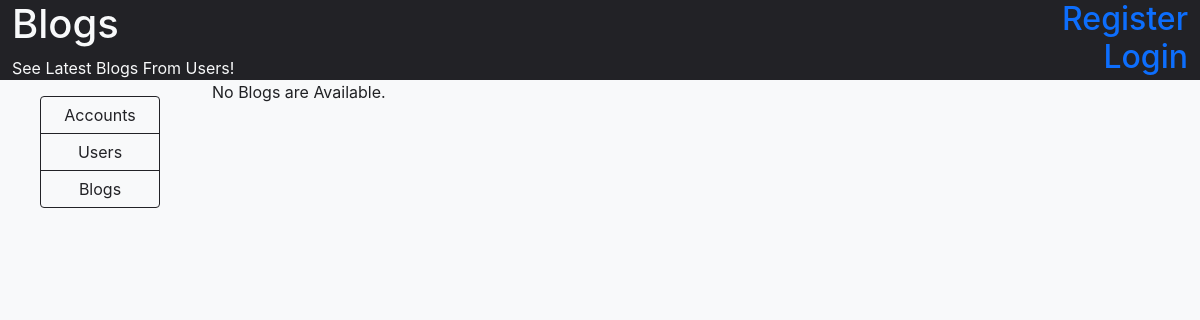
Page /blogs/ on the earlier database version.
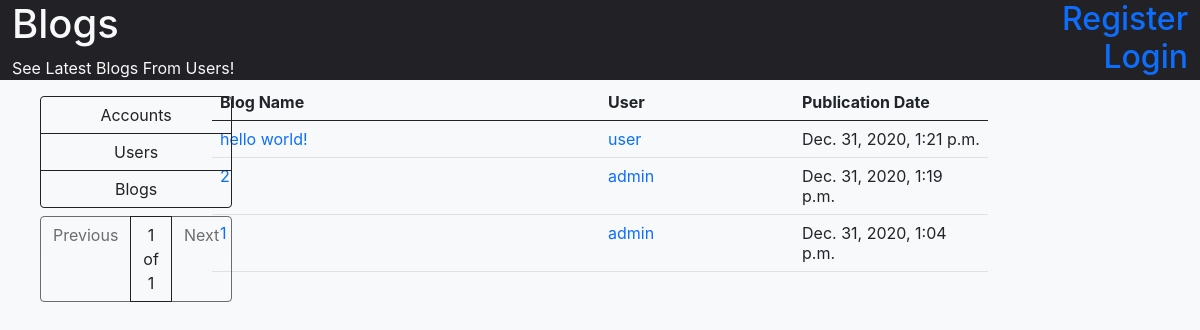
Same page on the later database version.
### blogs/models.py (models this page shows, shortened)
class Blog(models.Model):
    user = models.ForeignKey(User, on_delete=models.CASCADE, blank=True, null=True)
    blog_name = models.CharField(max_length=200)
    blog_text = models.CharField(max_length=9999)
    pub_date = models.DateTimeField(auto_now_add=True, blank=True, null=True)

### blogs/views.py (the view)
# urls.py: path('', views.IndexView.as_view(), name='index'),
class IndexView(generic.ListView):
    template_name = 'blogs/index.html'
    context_object_name = 'latest_blog_list'
    paginate_by = 10
    def get_queryset(self):
        return Blog.objects.all().order_by('-pub_date')

### templates/blogs/index.html (shortened to what this page needs)
{% extends '../base/base.html' %}
{% block header %}
    <h1>Blogs</h1>
    <p>See Latest Blogs From Users!</p>
{% endblock %}
{% block content %}
    {% if latest_blog_list %}
        <table class='table table-hover mt-1'>
            <thead>
                <tr>
                    <th>Blog Name</th>
                    <th>User</th>
                    <th>Publication Date</th>
                </tr>
            </thead>
            <tbody>
                {% for blog in page_obj %}
                    <tr>
                        <td class='col-6'><a href='/blogs/{{ blog.id }}/' class='text-decoration-none'>{{ blog.blog_name }}</a></td>
                        <td class='col-3'><a href='{% url "accounts:detail" blog.user %}' class='text-decoration-none'>{{ blog.user }}</a></td>
                        <td class='col-3'>{{ blog.pub_date }}</td>
                    </tr>
                {% endfor %}
            </tbody>
        </table>
    {% else %}
        <p>No Blogs are Available.</p>
    {% endif %}
{% endblock %}

### templates/base/base.html (shortened to what this page needs)
<html>
<head>
    {% load static %}
    <link rel='stylesheet' type='text/css' href="{% static 'bootstrap/css/bootstrap.css' %}">
</head>
<body>
    <div class='container-fluid'>
        <div class='row'>
            <div class='col-6 bg-border text-light height-small'>
                {% block header %}{% endblock %}
            </div>
            <div class='col-6 bg-border text-light height-small text-end'>
                {% if not user.is_authenticated %}
                    <a href='{% url "accounts:register" %}' class='text-decoration-none h2'>Register</a></br>
                    <a href='{% url "accounts:login" %}' class='text-decoration-none h2'>Login</a>
                {% endif %}
            </div>
        </div>
        <div class='row'>
            <div class='col-2 height-big p-3 text-end'>
                <div class='container flex-row-reverse'>
                    <div class='d-grid'>
                        <div class='btn-group-vertical'>
                            <a href='{% url "accounts:index" %}' class='btn btn-outline-primary'>Accounts</a>
                            <a href='{% url "accounts:users" %}' class='btn btn-outline-primary'>Users</a>
                            <a href='{% url "blogs:index" %}' class='btn btn-outline-primary'>Blogs</a>
                        </div>
                        {% if page_obj %}
                            <div class='btn-group pt-2'>
                                {% if page_obj.has_previous %}
                                    <a class='btn btn-outline-primary' href='?page={{ page_obj.previous_page_number }}'>Previous</a>
                                {% else %}
                                    <a class='btn btn-outline-primary disabled'>Previous</a>
                                {% endif %}
                                <a class='btn btn-outline-primary'>{{ page_obj.number }} of {{ page_obj.paginator.num_pages }}</a>
                                {% if page_obj.has_next %}
                                    <a class='btn btn-outline-primary' href='?page={{ page_obj.next_page_number }}'>Next</a>
                                {% else %}
                                    <a class='btn btn-outline-primary disabled'>Next</a>
                                {% endif %}
                            </div>
                        {% endif %}
                    </div>
                </div>
            </div>
            <div class='col-8 height-big'>
                {% block content %}{% endblock %}
            </div>
            <div class='col-2'>
            </div>
        </div>
    </div>
</body>
</html>

Differences in the rows shown:
added Blog: blog_name "hello world!", user "user", pub_date "Dec. 31, 2020, 1:21 p.m."
added Blog: blog_name "2", user "admin", pub_date "Dec. 31, 2020, 1:19 p.m."
added Blog: blog_name "1", user "admin", pub_date "Dec. 31, 2020, 1:04 p.m."
Other differences:
{{ page_obj.number }}: (not shown) → "1"
{{ page_obj.paginator.num_pages }}: (not shown) → "1"
text no longer shown: "No Blogs are Available."
text now shown: "Previous of Next Blog Name User Publication Date"
